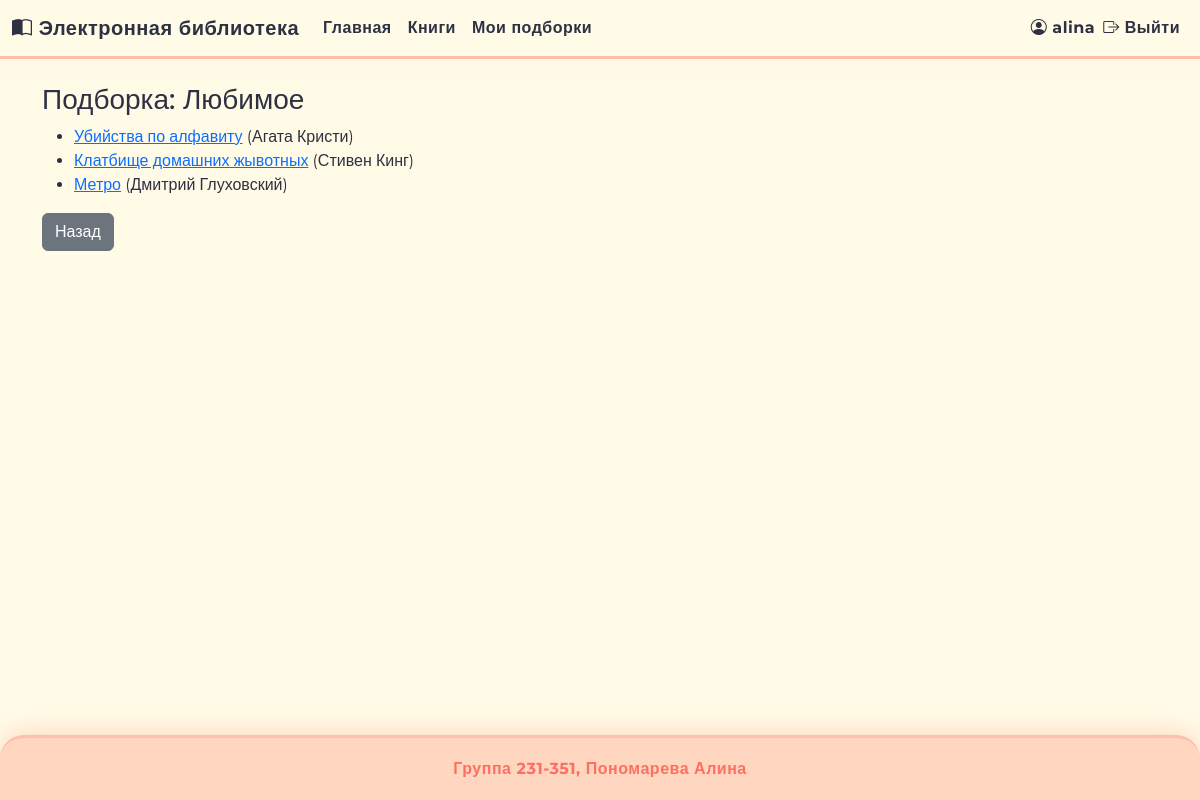
Screenshot of /collections/9 (signed in) with the database file from the repository.
### app/models.py (models this page shows, shortened)
class User(db.Model, UserMixin):
    __tablename__ = 'user'
    id = db.Column(db.Integer, primary_key=True)
    username = db.Column(db.String(64), nullable=False, unique=True)
    password_hash = db.Column(db.String(128), nullable=False)
    last_name = db.Column(db.String(64), nullable=False)
    first_name = db.Column(db.String(64), nullable=False)
    middle_name = db.Column(db.String(64))
    role_id = db.Column(db.Integer, db.ForeignKey('role.id'), nullable=False)
    reviews = db.relationship('Review', backref='user', lazy=True, cascade="all, delete-orphan")

class Collection(db.Model):
    __tablename__ = 'collection'
    id = db.Column(db.Integer, primary_key=True)
    name = db.Column(db.String(255), nullable=False)
    user_id = db.Column(db.Integer, db.ForeignKey('user.id', ondelete='CASCADE'), nullable=False)
    user = db.relationship('User', backref='collections')
    books = db.relationship('Book', secondary=collection_book, backref='collections')

class Book(db.Model):
    __tablename__ = 'book'
    id = db.Column(db.Integer, primary_key=True)
    title = db.Column(db.String(255), nullable=False)
    description = db.Column(db.Text, nullable=False)
    year = db.Column(db.Integer, nullable=False)
    publisher = db.Column(db.String(255), nullable=False)
    author = db.Column(db.String(255), nullable=False)
    pages = db.Column(db.Integer, nullable=False)
    genres = db.relationship('Genre', secondary=book_genre, backref='books')
    cover = db.relationship('Cover', uselist=False, backref='book', cascade="all, delete-orphan")
    reviews = db.relationship('Review', backref='book', lazy=True, cascade="all, delete-orphan")

### app/routes/collections.py (the view)
@collections_bp.route('/collections/<int:collection_id>')
@login_required
def view_collection(collection_id):
    collection = Collection.query.get_or_404(collection_id)
    if collection.user_id != current_user.id:
        flash('Нет доступа к этой подборке.', 'danger')
        return redirect(url_for('collections.my_collections'))
    return render_template('view_collection.html', collection=collection)

### app/__init__.py (called while the page is built)
def create_app():
    app = Flask(__name__)
    app.config.from_object('config.Config')
    db.init_app(app)
    login_manager.init_app(app)
    migrate.init_app(app, db)
    csrf.init_app(app)
    app.jinja_env.filters['markdown'] = markdown_filter
    from app.routes.app import main_bp
    from app.routes.books import books_bp
    from app.routes.auth import auth_bp
    from app.routes.reviews import reviews
    from app.routes.collections import collections_bp
    from app.routes.admin import admin_bp
    app.register_blueprint(main_bp)
    app.register_blueprint(books_bp)
    app.register_blueprint(auth_bp)
    app.register_blueprint(reviews)
    app.register_blueprint(collections_bp)
    app.register_blueprint(admin_bp)
    from app.models import User
    @login_manager.user_loader
    def load_user(user_id):
        return User.query.get(int(user_id))
    return app

### app/templates/view_collection.html (shortened to what this page needs)
{% extends "base.html" %}
{% block content %}
<h3>Подборка: {{ collection.name }}</h3>
{% if collection.books %}
    <ul>
    {% for book in collection.books %}
        <li>
            <a href="{{ url_for('books.view_book', book_id=book.id) }}">{{ book.title }}</a>
            ({{ book.author }})
        </li>
    {% endfor %}
    </ul>
{% else %}
    <p>В подборке пока нет книг.</p>
{% endif %}
<a href="{{ url_for('collections.my_collections') }}" class="btn btn-secondary">Назад</a>
{% endblock %}

### app/templates/base.html (shortened to what this page needs)
<!doctype html>
<html lang="ru">
<head>
    <link href="https://cdn.jsdelivr.net/npm/bootstrap@5.3.0/dist/css/bootstrap.min.css" rel="stylesheet">
    <link href="https://cdn.jsdelivr.net/npm/bootstrap-icons@1.10.5/font/bootstrap-icons.css" rel="stylesheet">
</head>
<body>
<div class="content-wrapper">
    <nav class="navbar navbar-expand-lg">
        <div class="container-fluid">
            <a class="navbar-brand" href="{{ url_for('main.index') }}">
                <i class="bi bi-book-half"></i> Электронная библиотека
            </a>
            <div class="collapse navbar-collapse" id="navbarNav">
                <ul class="navbar-nav me-auto mb-2 mb-lg-0">
                    <li class="nav-item">
                        <a class="nav-link" href="{{ url_for('main.index') }}">Главная</a>
                    </li>
                    <li class="nav-item">
                        <a class="nav-link" href="{{ url_for('main.index') }}">Книги</a>
                    </li>
                    {% if current_user.is_authenticated and current_user.role.name == 'Пользователь' %}
                        <li class="nav-item">
                            <a class="nav-link" href="{{ url_for('collections.my_collections') }}">Мои подборки</a>
                        </li>
                    {% endif %}
                </ul>
                <ul class="navbar-nav ms-auto mb-2 mb-lg-0 align-items-center">
                    {% if current_user.is_authenticated %}
                        <li class="nav-item">
                            <span class="navbar-text">
                                <i class="bi bi-person-circle"></i>
                                {{ current_user.username }}
                            </span>
                        </li>
                        <li class="nav-item">
                            <a class="nav-link" href="{{ url_for('auth.logout') }}"><i class="bi bi-box-arrow-right"></i> Выйти</a>
                        </li>
                    {% endif %}
                </ul>
            </div>
        </div>
    </nav>
    <div class="container mt-4 flex-grow-1">
        {% block content %}
        {% endblock %}
    </div>
</div>
<footer class="text-center">
    Группа 231-351, Пономарева Алина
</footer>
</body>
</html>

### app/templates/base.html (style rules this page uses)
html, body { height: 100%; margin: 0; padding: 0; font-family: 'Montserrat', Arial, sans-serif; background: #fffbe7; color: #2d3142; min-height: 100vh; display: flex; flex-direction: column; }
.content-wrapper { flex: 1 0 auto; display: flex; flex-direction: column; }
.navbar { background: #fffbe7; border-bottom: 3px solid #ffbfae; box-shadow: 0 2px 18px rgba(255,182,155,0.10); }
.navbar-brand, .navbar-nav .nav-link, .navbar-text { color: #2d3142 !important; font-weight: 700; letter-spacing: 0.5px; }
footer { background: #ffd6c0; color: #ff6f61; border-top: 3px solid #ffbfae; padding: 1.2rem 0; font-weight: 700; letter-spacing: 0.5px; border-radius: 24px 24px 0 0; margin-top: 2rem; box-shadow: 0 -2px 24px #ffd6c0; }
* { transition: background 0.2s, color 0.2s, box-shadow 0.2s, transform 0.2s; }

### rows the page displays
User: username "alina"
Collection: name "Любимое"
Book: title "Убийства по алфавиту", author "Агата Кристи"
Book: title "Клатбище домашних жывотных", author "Стивен Кинг"
Book: title "Метро", author "Дмитрий Глуховский"
